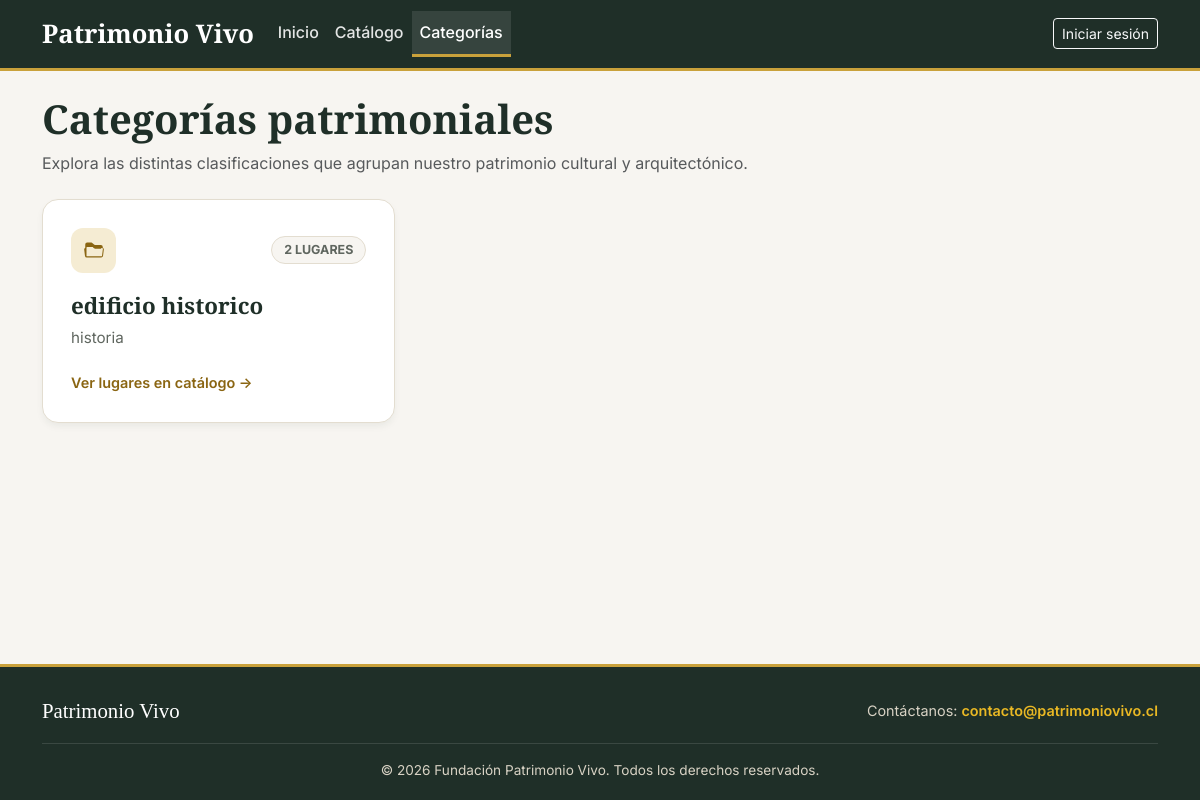
Before: /categorias/ with the older database file.
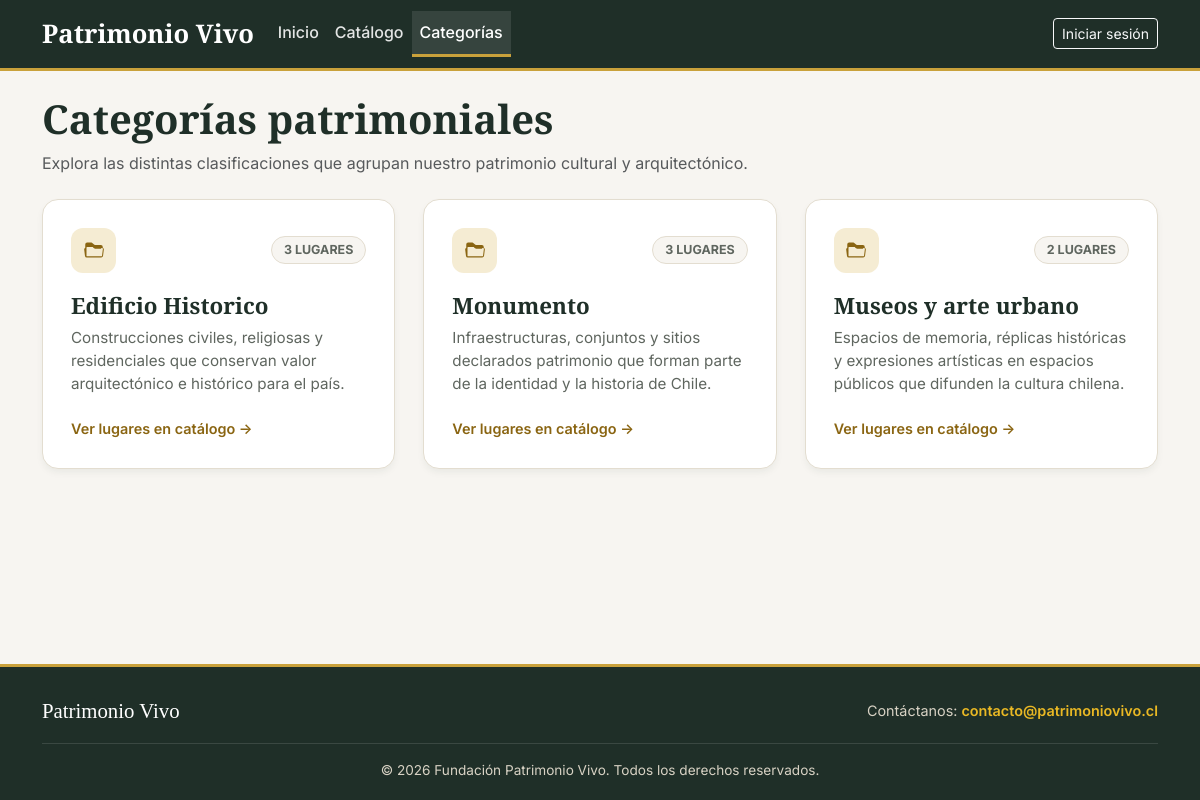
After: the same page with the newer database file.
### core/models.py (models this page shows, shortened)
class Categoria(models.Model):
    id = models.BigAutoField(primary_key=True)
    nombre = models.CharField(max_length=100)
    descripcion = models.TextField(blank=True)

### core/views.py (the view)
# urls.py: path('categorias/', views.lista_categorias, name='categorias'),
def lista_categorias(request):
    categorias = Categoria.objects.annotate(total=Count('lugares'))
    return render(request, 'core/categorias.html', {'categorias': categorias})

### core/templates/core/categorias.html (shortened to what this page needs)
{% extends 'core/base.html' %}
{% block content %}
    <div class="mb-4">
        <h1 class="fw-bold">Categorías patrimoniales</h1>
        <p class="text-muted">Explora las distintas clasificaciones que agrupan nuestro patrimonio cultural y arquitectónico.</p>
    </div>
    <div class="categorias-lista">
        {% for categoria in categorias %}
            <a href="{% url 'catalogo' %}?categoria={{ categoria.pk }}" class="categoria-item">
                <div class="categoria-header">
                    <div class="categoria-icon-box">
                    </div>
                    <span class="categoria-badge-count">
                        {{ categoria.total }} lugar{{ categoria.total|pluralize:"es" }}
                    </span>
                </div>
                <div class="categoria-body">
                    <h2>{{ categoria.nombre }}</h2>
                    <p>{{ categoria.descripcion }}</p>
                </div>
                <div class="categoria-footer">
                    <span class="ver-lugares-link">Ver lugares en catálogo &rarr;</span>
                </div>
            </a>
        {% empty %}
            <div class="alert alert-light border">Aún no hay categorías registradas.</div>
        {% endfor %}
    </div>
{% endblock %}

Changed rows visible on the page:
changed Categoria: total "2" → "3"; nombre "edificio historico" → "Edificio Historico"; descripcion "historia" → "Construcciones civiles, religiosas y residenciales que conservan valor arquitectónico e histórico para el país."
added Categoria: total "3", nombre "Monumento", descripcion "Infraestructuras, conjuntos y sitios declarados patrimonio que forman parte de la identidad y la historia de Chile."
added Categoria: total "2", nombre "Museos y arte urbano", descripcion "Espacios de memoria, réplicas históricas y expresiones artísticas en espacios públicos que difunden la cultura chilena."
